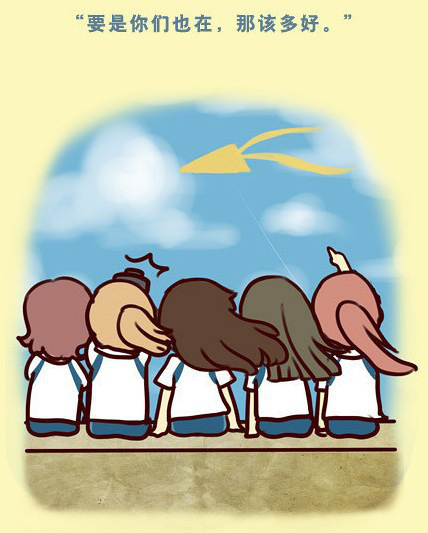
#> input picture 03/image0.jpg, 428 x 533 px
$ jupyter execute '06图片镜像.ipynb'
#> lines starting #> are read from the running program, lines starting #| are printed output that depends on the picture; after the words box and inside, x2 and y2 are one past the last pixel; in counts of white or black regions, pixels touching at a corner belong together
[cell 1]
import cv2
import numpy as np
img = cv2.imread('image0.jpg',1)
#> img is the input picture: shape (533, 428, 3); mean B, G, R 168.5, 191.7, 188.1
cv2.imshow('src',img)
imgInfo = img.shape
#> imgInfo = (533, 428, 3)
height = imgInfo[0]
#> height = 533
width = imgInfo[1]
#> width = 428
deep = imgInfo[2]
#> deep = 3

newImgInfo = (height *2,width ,deep)
#> newImgInfo = (1066, 428, 3)
dst = np.zeros(newImgInfo,np.uint8)
for i in range(0,height):
    for j in range (0,width):
        dst[i,j]=img[i,j]
        #下半部分 从最底层往上绘制
        dst[height *2 -i-1,j]=img[i,j]
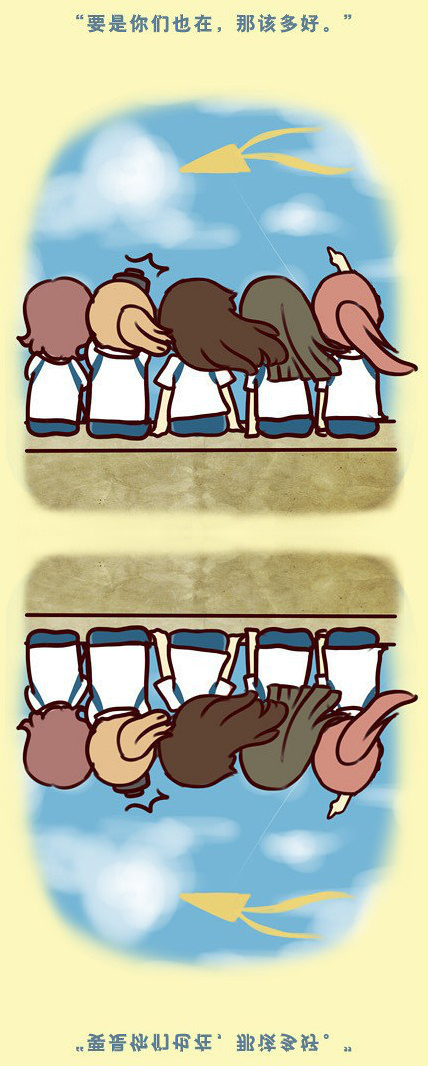
#> dst: shape (1066, 428, 3); mean B, G, R 168.5, 191.7, 188.1
for i in range (0,width):
    dst[height,i]=(0,0,255) #red
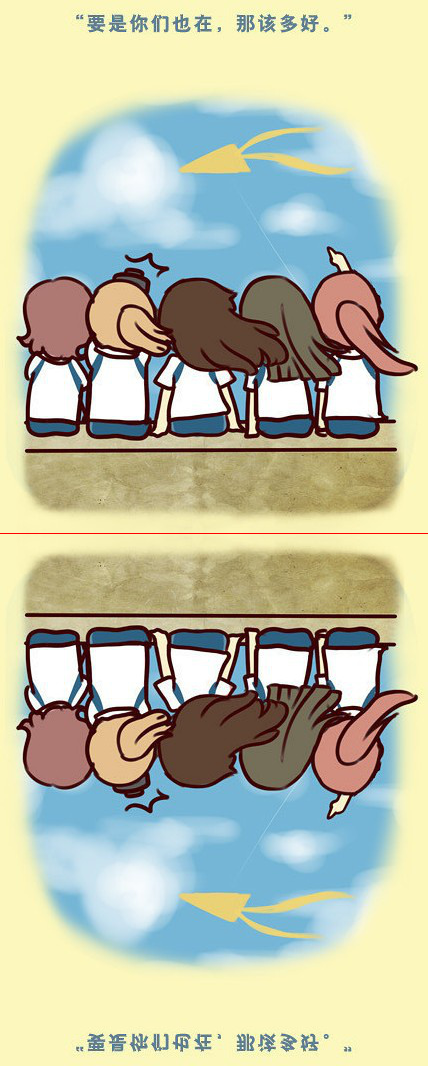
#> dst: shape (1066, 428, 3); 0.09% of pixels changed, all inside (x1, y1, x2, y2) = (0, 533, 428, 534)

cv2.imshow('dst',dst)
cv2.waitKey(0)
